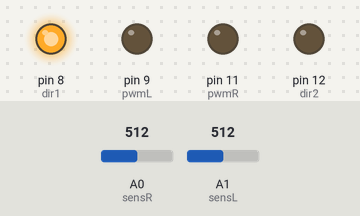
A sketch run on a simulated Arduino Uno, built with avr-gcc and run on an emulated ATmega328P. On the bench: output pins drawn as LEDs (lit = HIGH). The test bench sets the inputs (shaded band); at power-on: A0 (sensR) = 512, A1 (sensL) = 512. What the sketch prints to the serial monitor is not drawn.

Above: at 0.1 s.
At 0.6 s:
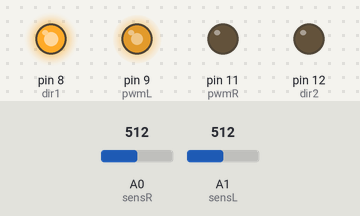
Timing chart, 0 to 2.1 s (numbered marks = the images above):
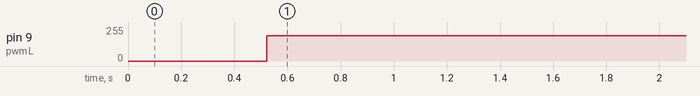

The sketch:

prabh.ino
```cpp
#define Kp 5.1
#define Ki 0
#define Kd 0
#define maxSL 190
#define maxSR 200
#define minS 0
#define baseL 140
#define baseR 150

#define dir1 8
#define dir2 12
#define pwmL 9
#define pwmR 11

#define sensL A1
#define sensR A0
#define sensAvg 100
#define noise 50

int targetL, targetR, diffL, diffR, error, lastError = 0;
int offsetSpeed, speedL, speedR = 0;

void setup() {
  Serial.begin(9600);

  pinMode(dir1, OUTPUT);
  pinMode(dir2, OUTPUT);
  pinMode(pwmL, OUTPUT);
  pinMode(pwmR, OUTPUT);
  pinMode(sensL, INPUT_PULLUP);
  pinMode(sensR, INPUT_PULLUP);

  digitalWrite(dir1, HIGH);
  digitalWrite(dir2, LOW);

  int sumL, sumR = 0;

  for(int i=0; i<sensAvg; i++) {
    sumL += analogRead(sensL);
    sumR += analogRead(sensR);
    delay(5);
  }

  targetL = sumL/sensAvg;
  targetR = sumR/sensAvg;

  Serial.println(targetL, targetR);
}

void loop() {
  diffL = abs(targetL-analogRead(sensL))*-1;
  diffR = abs(targetR-analogRead(sensR));

  if (diffL < noise) diffL = 0;
  if (diffR < noise) diffR = 0;

  if (diffR != 0) error = diffR;
  else if (diffL != 0) error = diffL;
  else error = 0;

  offsetSpeed = Kp * error + Kd * (error - lastError) + Ki * (error + lastError);
  lastError = error;

  speedL = baseL + offsetSpeed;
  speedR = baseR - offsetSpeed;

  if (speedL > maxSL) speedL = maxSL;
  else if (speedL < minS) speedL = minS;
  if (speedR > maxSR) speedR = maxSR;
  else if (speedR < minS) speedR = minS;

  analogWrite(pwmL, speedL);
  analogWrite(pwmR, speedR);

  delay(10);
}
```

Measured:
- by itself, pin 9 (pwmL): 0/255 → 190/255 at 0.52 s
